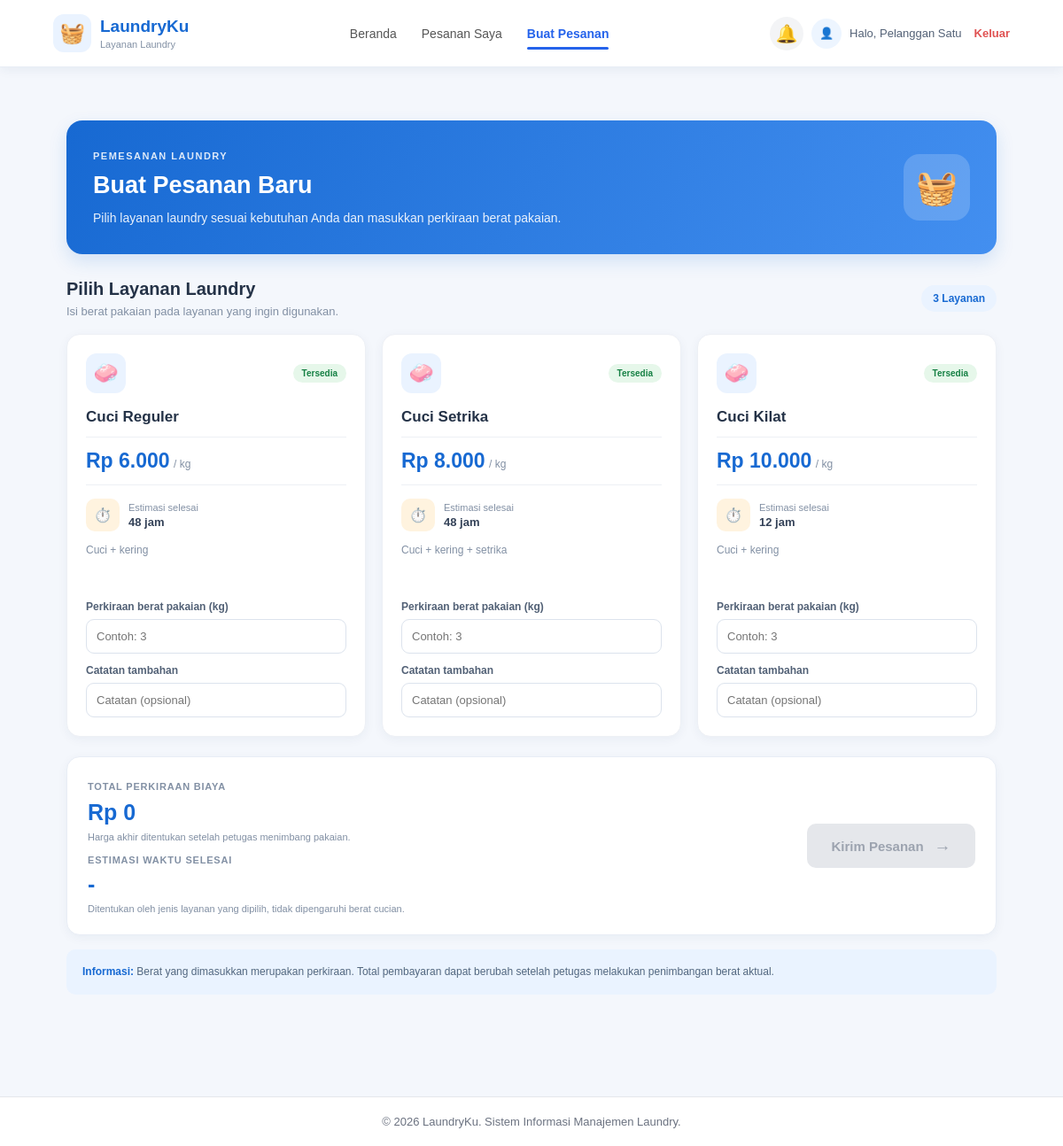
/pelanggan/pesanan_baru.php (signed in), run on an earlier commit of the app's database.
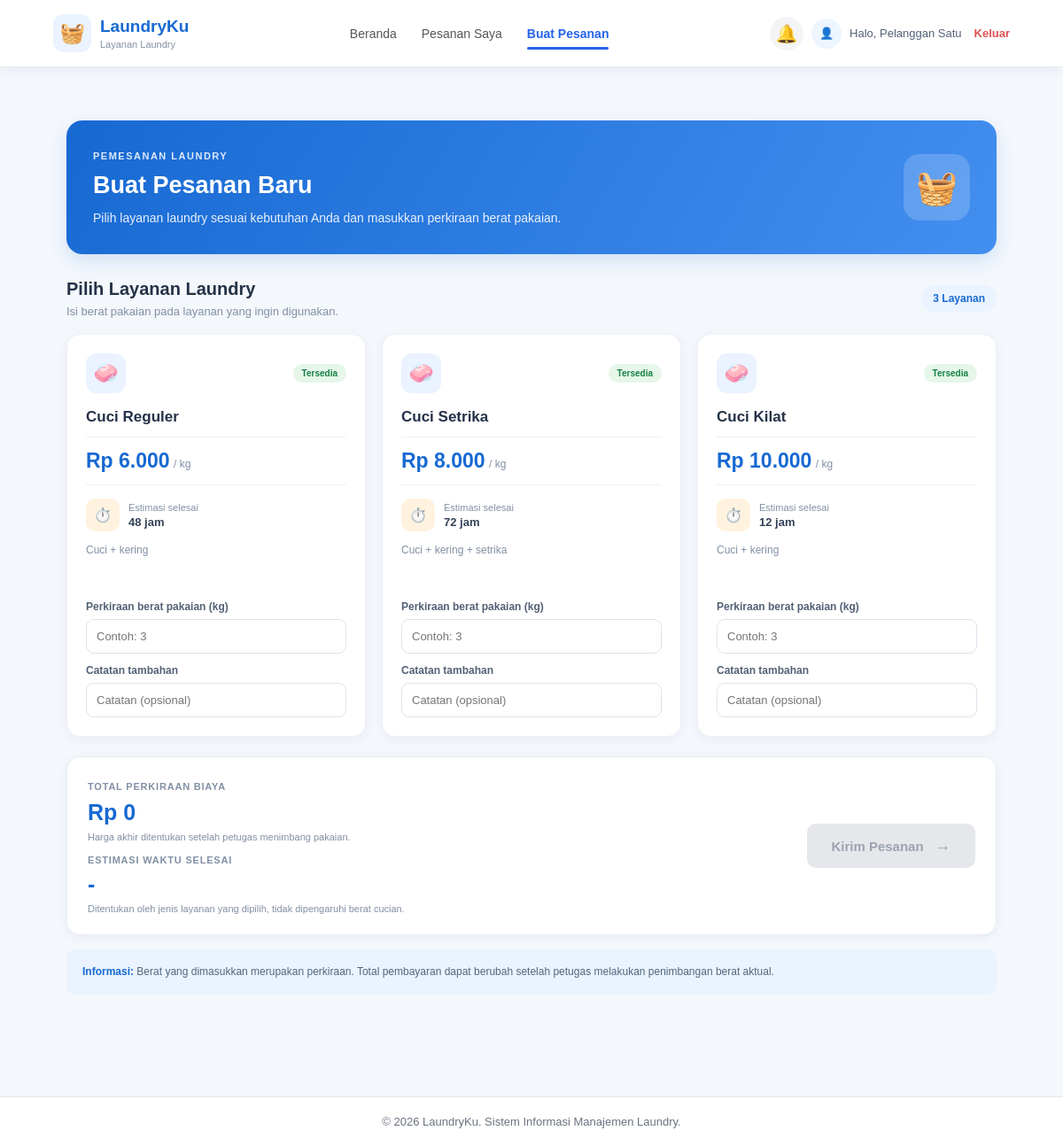
And on a later commit of the database.
### tables this page shows
CREATE TABLE tb_layanan (
  id_layanan INT(11) AUTO_INCREMENT PRIMARY KEY,
  nama_layanan VARCHAR(100) NOT NULL,
  harga_per_kg DECIMAL(10,2) NOT NULL,
  estimasi_selesai INT(11) NOT NULL COMMENT 'jam',
  keterangan TEXT
);

### config/koneksi.php (called while the page is built, shortened)
<?php
function e($s) { return htmlspecialchars((string)$s, ENT_QUOTES, 'UTF-8'); }
function rupiah($n) { return 'Rp ' . number_format((float)$n, 0, ',', '.'); }

### pelanggan/pesanan_baru.php (the view, shortened to what this page needs)
<?php
require_once __DIR__ . '/../config/auth.php';
$layanan = [];
$r = mysqli_query($conn, 'SELECT * FROM tb_layanan ORDER BY harga_per_kg');
while ($row = mysqli_fetch_assoc($r)) $layanan[(int)$row['id_layanan']] = $row;
require __DIR__ . '/_header.php';
?>
<section class="order-page">
    <div class="order-heading">
        <div>
            <span class="order-label">PEMESANAN LAUNDRY</span>
            <h1>Buat Pesanan Baru</h1>
            <p>Pilih layanan laundry sesuai kebutuhan Anda dan masukkan perkiraan berat pakaian.</p>
        </div>
        <div class="order-heading-icon">🧺</div>
    </div>
    <form method="post" class="order-form">
        <div class="order-section-title">
            <div>
                <h2>Pilih Layanan Laundry</h2>
                <p>Isi berat pakaian pada layanan yang ingin digunakan.</p>
            </div>
            <span class="order-count"><?= count($layanan) ?> Layanan</span>
        </div>
        <div class="order-grid">
            <?php foreach ($layanan as $idl => $l): ?>
            <div class="order-card">
                <div class="order-card-top">
                    <div class="order-icon">🧼</div>
                    <span class="order-tag">Tersedia</span>
                </div>
                <h3><?= e($l['nama_layanan']) ?></h3>
                <div class="order-price">
                    <strong><?= rupiah($l['harga_per_kg']) ?></strong>
                    <span>/ kg</span>
                </div>
                <div class="order-estimate">
                    <span>⏱️</span>
                    <div>
                        <small>Estimasi selesai</small>
                        <strong><?= (int)$l['estimasi_selesai'] ?> jam</strong>
                    </div>
                </div>
                <p class="order-description">
                    <?= e(trim(explode(',', $l['keterangan'])[0])) ?>
                </p>
                <div class="order-input">
                    <label>Perkiraan berat pakaian (kg)</label>
                    <input
                        type="number"
                        name="berat[<?= $idl ?>]"
                        step="0.1"
                        min="0"
                        max="100"
                        placeholder="Contoh: 3"
                        data-harga="<?= (float)$l['harga_per_kg'] ?>"
                        data-jam="<?= (int)$l['estimasi_selesai'] ?>"
                        value="<?= e($_POST['berat'][$idl] ?? '') ?>"
                    >
                </div>
                <div class="order-input">
                    <label>Catatan tambahan</label>
                    <input
                        type="text"
                        name="catatan[<?= $idl ?>]"
                        maxlength="200"
                        placeholder="Catatan (opsional)"
                        value="<?= e($_POST['catatan'][$idl] ?? '') ?>"
                    >
                </div>
            </div>
            <?php endforeach; ?>
        </div>
        <div class="order-summary">
            <div>
                <span class="order-summary-label">TOTAL PERKIRAAN BIAYA</span>
                <div class="total">
                    <span id="total">Rp 0</span>
                </div>
                <p>Harga akhir ditentukan setelah petugas menimbang pakaian.</p>
                <span class="order-summary-label" style="display:block;margin-top:14px">ESTIMASI WAKTU SELESAI</span>
                <div class="total">
                    <span id="estimasi">-</span>
                </div>
                <p>Ditentukan oleh jenis layanan yang dipilih, tidak dipengaruhi berat cucian.</p>
            </div>
            <button type="submit" class="order-submit" id="tombolKirim" disabled>
                Kirim Pesanan <span>→</span>
            </button>
        </div>
    </form>
    <div class="order-note">
        <strong>Informasi:</strong>
        Berat yang dimasukkan merupakan perkiraan. Total pembayaran dapat berubah
        setelah petugas melakukan penimbangan berat aktual.
    </div>
</section>
<?php require __DIR__ . '/_footer.php'; ?>

What changed in the data, as far as the page shows it:
changed tb_layanan "Rp 8.000": estimasi_selesai "48" → "72"
